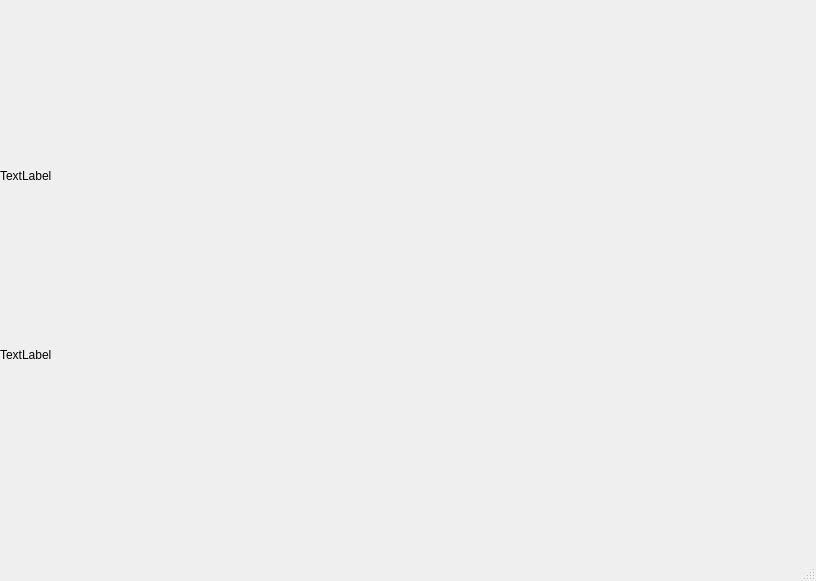
<?xml version="1.0" encoding="UTF-8"?>
<ui version="4.0">
 <class>MainWindow</class>
 <widget class="QMainWindow" name="MainWindow">
  <property name="geometry">
   <rect>
    <x>0</x>
    <y>0</y>
    <width>816</width>
    <height>581</height>
   </rect>
  </property>
  <property name="windowTitle">
   <string>MainWindow</string>
  </property>
  <widget class="QWidget" name="centralwidget">
   <widget class="QWidget" name="">
    <property name="geometry">
     <rect>
      <x>0</x>
      <y>10</y>
      <width>811</width>
      <height>511</height>
     </rect>
    </property>
    <layout class="QVBoxLayout" name="verticalLayout">
     <item>
      <widget class="QLabel" name="label">
       <property name="sizePolicy">
        <sizepolicy hsizetype="Maximum" vsizetype="Maximum">
         <horstretch>0</horstretch>
         <verstretch>0</verstretch>
        </sizepolicy>
       </property>
       <property name="text">
        <string>TextLabel</string>
       </property>
      </widget>
     </item>
     <item>
      <widget class="QLabel" name="label_2">
       <property name="sizePolicy">
        <sizepolicy hsizetype="Maximum" vsizetype="Maximum">
         <horstretch>0</horstretch>
         <verstretch>0</verstretch>
        </sizepolicy>
       </property>
       <property name="text">
        <string>TextLabel</string>
       </property>
      </widget>
     </item>
    </layout>
   </widget>
  </widget>
  <widget class="QMenuBar" name="menubar">
   <property name="geometry">
    <rect>
     <x>0</x>
     <y>0</y>
     <width>816</width>
     <height>22</height>
    </rect>
   </property>
  </widget>
  <widget class="QStatusBar" name="statusbar"/>
 </widget>
 <resources/>
 <connections/>
</ui>
